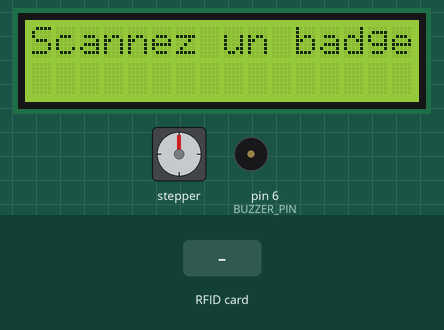
Recording of a sketch running on a simulated Arduino Uno, built with avr-gcc and run on an emulated ATmega328P. On the bench: 16×2 character LCD, stepper motor, buzzer (waves = sounding). The inputs (shaded band) are chosen by the test bench. Stepper angles assume 2048 steps per turn; what the sketch prints to the serial monitor is not drawn.

Above: at 1.3 s.
1.4 s: RFID card 35 C2 EB 76 held to the reader
At 4.4 s:
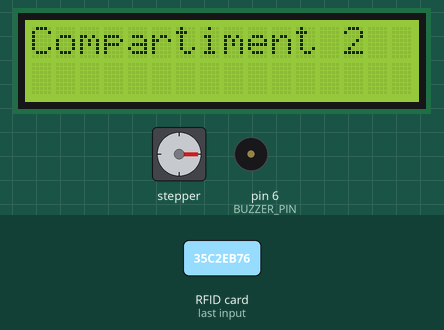
At 8.61 s:
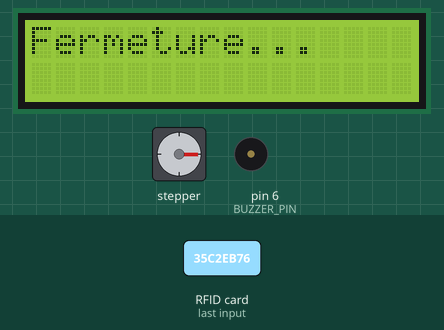
Timing chart, 0 to 12.9 s (numbered marks = the images above; inputs shaded):
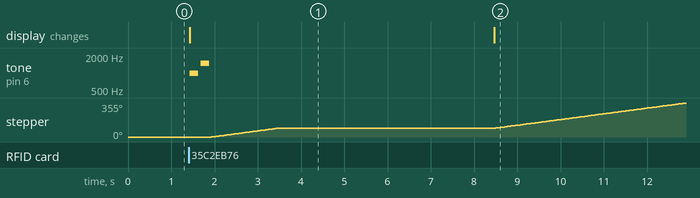

Measured:
- after the input at 1.4 s, tone on pin 6 (BUZZER_PIN): silent → 1000 Hz at once, → silent 0.20 s later, → 1500 Hz 0.05 s later, → silent 0.20 s later; stepper: turns 91° clockwise in 1.5 s, then 264° clockwise in 4.4 s; the display: changes at once (image 1)

The sketch:

ScriptMedocSkill.ino
```cpp
#include <Stepper.h>
#include <SPI.h>
#include <MFRC522.h>
#include <LiquidCrystal.h>

LiquidCrystal lcd(7, 8, A0, A1, A2, A3);

const int STEPS = 2048;
Stepper stepper(STEPS, 2, 4, 3, 5);

#define SS_PIN 10
#define RST_PIN 9
MFRC522 rfid(SS_PIN, RST_PIN);

const int BUZZER_PIN = 6;
const int DEFAULT_COMPARTMENT = 1; // carton

int currentCompartment = 1;

struct Badge {
  byte uid[4];
  int compartment;
};

Badge badges[] = {
  {{0x35, 0xC2, 0xEB, 0x76}, 2},  // Compartiment 2
  {{0x34, 0x45, 0x16, 0x06}, 3},  // Compartiment 3
  {{0xA4, 0x70, 0xB3, 0x85}, 4},  // Compartiment 4
};

byte refusedUID[4] = {0xF1, 0x2B, 0x6A, 0x01};

void bipSuccess() {
  tone(BUZZER_PIN, 1000, 200); delay(250);
  tone(BUZZER_PIN, 1500, 200); delay(250);
}

void bipFail() {
  tone(BUZZER_PIN, 400, 1000); delay(1000);
}

int getCompartment(byte* uid) {
  for (int i = 0; i < 4; i++) {
    bool match = true;
    for (byte j = 0; j < 4; j++) {
      if (uid[j] != badges[i].uid[j]) {
        match = false;
        break;
      }
    }
    if (match) return badges[i].compartment;
  }
  return -1;
}

void goToCompartment(int target) {
  int diff = target - currentCompartment;
  if (diff < 0) diff += 4;
  int steps = diff * 518;
  if (steps > 0) stepper.step(steps);
  currentCompartment = target;
}

void setup() {
  pinMode(BUZZER_PIN, OUTPUT);

  Serial.begin(9600);
  stepper.setSpeed(10);

  SPI.begin();
  rfid.PCD_Init();

  lcd.begin(16, 2);
  lcd.setCursor(0, 0);
  lcd.print("Scannez un badge");
}

void loop() {
  if (!rfid.PICC_IsNewCardPresent()) return;
  if (!rfid.PICC_ReadCardSerial()) return;

  byte* uid = rfid.uid.uidByte;

  Serial.print("UID: ");
  for (byte i = 0; i < rfid.uid.size; i++) {
    if (uid[i] < 0x10) Serial.print("0");
    Serial.print(uid[i], HEX);
    Serial.print(" ");
  }
  Serial.println();

  int target = getCompartment(uid);

  if (target != -1) {
    Serial.print("ACCES AUTORISE - Compartiment ");
    Serial.println(target);

    lcd.clear();
    lcd.setCursor(0, 0);
    lcd.print("Compartiment ");
    lcd.print(target);

    bipSuccess();

    // Tourne vers le bon compartiment
    goToCompartment(target);

    // ouvert 5 secondes
    delay(5000);

    // Revient au carton (compartiment 1)
    lcd.clear();
    lcd.setCursor(0, 0);
    lcd.print("Fermeture...");
    goToCompartment(DEFAULT_COMPARTMENT);

  } else {
    Serial.println("ACCES REFUSE");

    lcd.clear();
    lcd.setCursor(0, 0);
    lcd.print("ACCES REFUSE");

    bipFail();
  }

  delay(1000);
  lcd.clear();
  lcd.setCursor(0, 0);
  lcd.print("Scannez un badge");

  rfid.PICC_HaltA();
}
```
